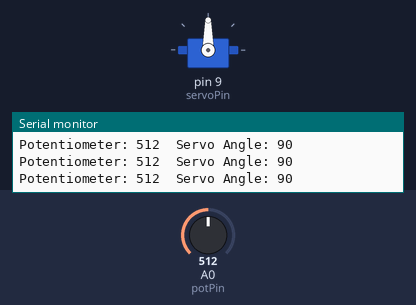
Bench run of a sketch on a simulated Arduino Uno, built with avr-gcc and run on an emulated ATmega328P. Shown: servo, the last lines printed to the serial monitor. The inputs (shaded band) are chosen by the test bench; at power-on: A0 (potPin) = 512.

Above: at 1.2 s.
1.3 s: A0 (potPin) set to 553
At 2.5 s:
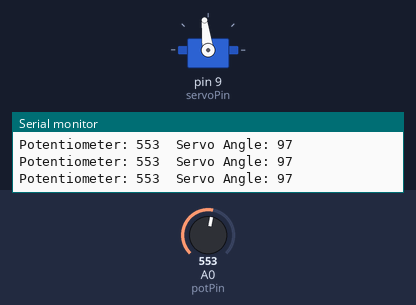
4.3 s: A0 (potPin) set to 581
At 4.9 s:
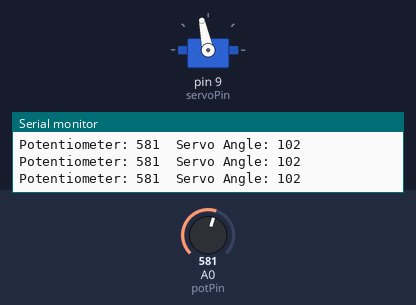
5.8 s: A0 (potPin) set to 306
At 7.0 s:
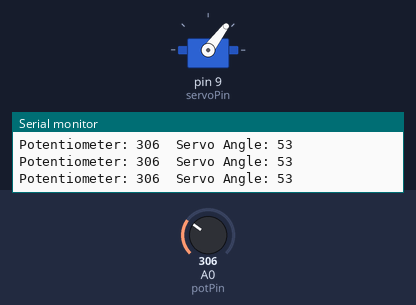
7.3 s: A0 (potPin) set to 108
At 8.4 s:
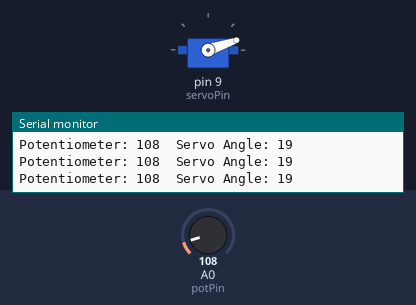
8.8 s: A0 (potPin) set to 90
At 9.5 s:
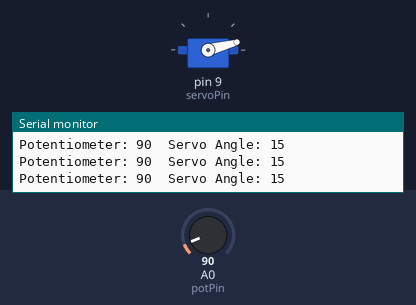
11.8 s: A0 (potPin) set to 716
At 12.9 s:
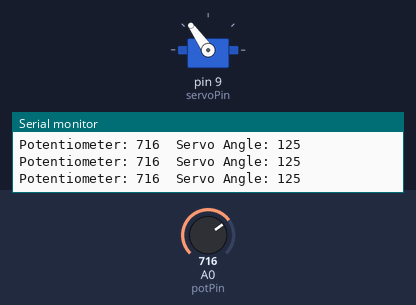
Timing chart, 0 to 14.3 s (numbered marks = the images above; inputs shaded):
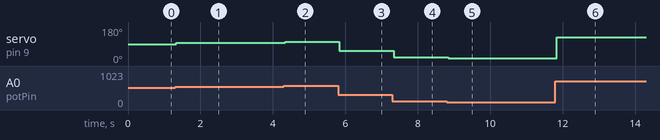

The sketch:

cir6.ino
```cpp
#include <Servo.h>

Servo myServo;

int potPin = A0;
int servoPin = 9;
int potValue;
int angle;

void setup() {
  Serial.begin(9600);
  myServo.attach(servoPin);
}

void loop() {
  potValue = analogRead(potPin);
  angle = map(potValue, 0, 1023, 0, 180);
  myServo.write(angle);

  Serial.print("Potentiometer: ");
  Serial.print(potValue);
  Serial.print("  Servo Angle: ");
  Serial.println(angle);

  delay(15);
}
```

Measured:
- after the input at 1.3 s, servo on pin 9 (servoPin): 90° → 97° at once
- after the input at 4.3 s, servo on pin 9 (servoPin): 97° → 102° at once
- after the input at 5.8 s, servo on pin 9 (servoPin): 102° → 53° at once
- after the input at 7.3 s, servo on pin 9 (servoPin): 53° → 19° at once
- after the input at 8.8 s, servo on pin 9 (servoPin): 19° → 15° at once
- after the input at 11.8 s, servo on pin 9 (servoPin): 15° → 125° at once
